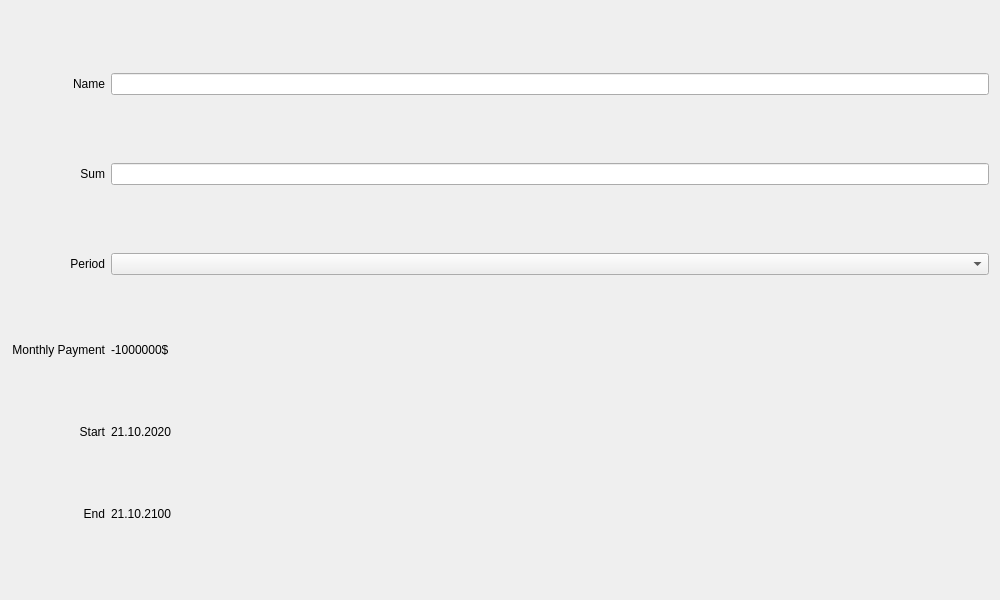
<?xml version="1.0" encoding="UTF-8"?>
<ui version="4.0">
 <class>CreditWidget</class>
 <widget class="QWidget" name="CreditWidget">
  <property name="geometry">
   <rect>
    <x>0</x>
    <y>0</y>
    <width>1000</width>
    <height>600</height>
   </rect>
  </property>
  <property name="windowTitle">
   <string>Form</string>
  </property>
  <layout class="QGridLayout" name="gridLayout">
   <item row="3" column="0">
    <widget class="QLabel" name="labelPayment">
     <property name="sizePolicy">
      <sizepolicy hsizetype="Fixed" vsizetype="Fixed">
       <horstretch>0</horstretch>
       <verstretch>0</verstretch>
      </sizepolicy>
     </property>
     <property name="text">
      <string>Monthly Payment</string>
     </property>
     <property name="alignment">
      <set>Qt::AlignRight|Qt::AlignTrailing|Qt::AlignVCenter</set>
     </property>
    </widget>
   </item>
   <item row="4" column="0">
    <widget class="QLabel" name="labelStart">
     <property name="sizePolicy">
      <sizepolicy hsizetype="Preferred" vsizetype="Fixed">
       <horstretch>0</horstretch>
       <verstretch>0</verstretch>
      </sizepolicy>
     </property>
     <property name="text">
      <string>Start</string>
     </property>
     <property name="alignment">
      <set>Qt::AlignRight|Qt::AlignTrailing|Qt::AlignVCenter</set>
     </property>
    </widget>
   </item>
   <item row="1" column="0">
    <widget class="QLabel" name="labelSum">
     <property name="text">
      <string>Sum</string>
     </property>
     <property name="alignment">
      <set>Qt::AlignRight|Qt::AlignTrailing|Qt::AlignVCenter</set>
     </property>
    </widget>
   </item>
   <item row="5" column="2">
    <widget class="QLabel" name="labelEndValue">
     <property name="text">
      <string>21.10.2100</string>
     </property>
    </widget>
   </item>
   <item row="4" column="2">
    <widget class="QLabel" name="labelStartValue">
     <property name="text">
      <string>21.10.2020</string>
     </property>
    </widget>
   </item>
   <item row="1" column="2">
    <widget class="QLineEdit" name="editSum"/>
   </item>
   <item row="3" column="2">
    <widget class="QLabel" name="labelPaymentValue">
     <property name="text">
      <string>-1000000$</string>
     </property>
    </widget>
   </item>
   <item row="2" column="0">
    <widget class="QLabel" name="labelPeriod">
     <property name="text">
      <string>Period</string>
     </property>
     <property name="alignment">
      <set>Qt::AlignRight|Qt::AlignTrailing|Qt::AlignVCenter</set>
     </property>
    </widget>
   </item>
   <item row="5" column="0">
    <widget class="QLabel" name="labelEnd">
     <property name="sizePolicy">
      <sizepolicy hsizetype="Preferred" vsizetype="Fixed">
       <horstretch>0</horstretch>
       <verstretch>0</verstretch>
      </sizepolicy>
     </property>
     <property name="text">
      <string>End</string>
     </property>
     <property name="alignment">
      <set>Qt::AlignRight|Qt::AlignTrailing|Qt::AlignVCenter</set>
     </property>
    </widget>
   </item>
   <item row="0" column="0">
    <widget class="QLabel" name="labelName">
     <property name="text">
      <string>Name</string>
     </property>
     <property name="alignment">
      <set>Qt::AlignRight|Qt::AlignTrailing|Qt::AlignVCenter</set>
     </property>
    </widget>
   </item>
   <item row="0" column="2">
    <widget class="QLineEdit" name="editName"/>
   </item>
   <item row="2" column="2">
    <widget class="QComboBox" name="comboPeriod"/>
   </item>
  </layout>
 </widget>
 <resources/>
 <connections/>
</ui>
